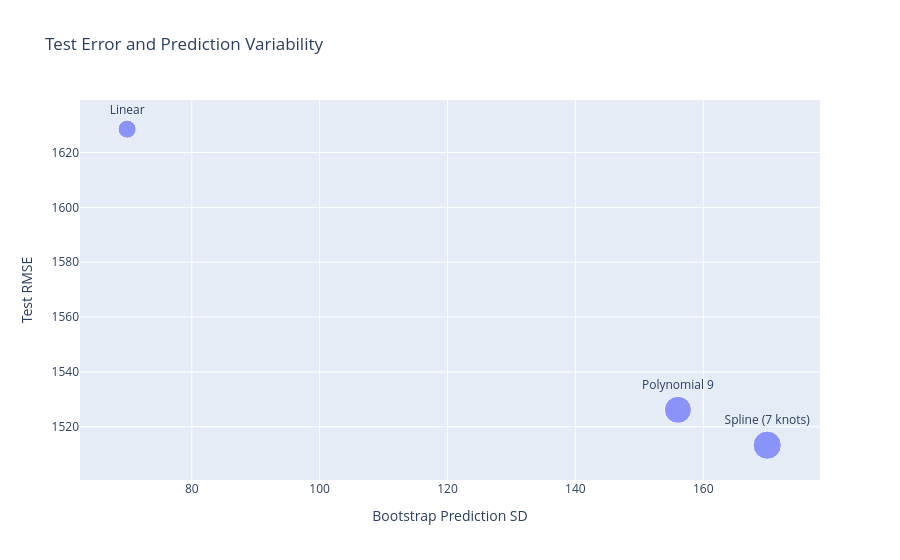

Here is the notebook cell this chart was saved with:
### Markdown cell above
# Putting Bias and Variance Together

Increasing flexibility often reduces bias because the model can represent more complicated relationships.
However, greater flexibility can also increase variance because the fitted model may become more sensitive to the particular training sample.

### Code cell
summary = rmse_table.merge(
    variability,
    on="Model"
)

summary = summary.rename(
    columns={
        "mean": "Mean Bootstrap Prediction",
        "std": "Prediction SD"
    }
)

display(summary.round(2))

# Compare test error with prediction variability
fig = px.scatter(
    summary,
    x="Prediction SD",
    y="Test RMSE",
    text="Model",
    size="Prediction SD",
    title="Test Error and Prediction Variability",
    labels={
        "Prediction SD": "Bootstrap Prediction SD",
        "Test RMSE": "Test RMSE"
    }
)

fig.update_traces(
    textposition="top center"
)

fig.show()

### Figure 1 — Plotly figure (JSON) as saved in the notebook; plotly's stock layout.template omitted (floating-point values rounded to 4 significant figures)
{"data": [{"hovertemplate": "Bootstrap Prediction SD=%{marker.size}<br>Test RMSE=%{y}<br>Model=%{text}<extra></extra>", "legendgroup": "", "marker": {"color": "#636efa", "size": [69.88, 156.0, 170.0], "sizemode": "area", "sizeref": 0.425, "symbol": "circle"}, "mode": "markers+text", "name": "", "orientation": "v", "showlegend": false, "text": ["Linear", "Polynomial 9", "Spline (7 knots)"], "textposition": "top center", "type": "scatter", "x": [69.88, 156.0, 170.0], "xaxis": "x", "y": [1629.0, 1526.0, 1513.0], "yaxis": "y"}], "layout": {"legend": {"itemsizing": "constant", "tracegroupgap": 0}, "title": {"text": "Test Error and Prediction Variability"}, "xaxis": {"anchor": "y", "domain": [0, 1], "title": {"text": "Bootstrap Prediction SD"}}, "yaxis": {"anchor": "x", "domain": [0, 1], "title": {"text": "Test RMSE"}}}}
